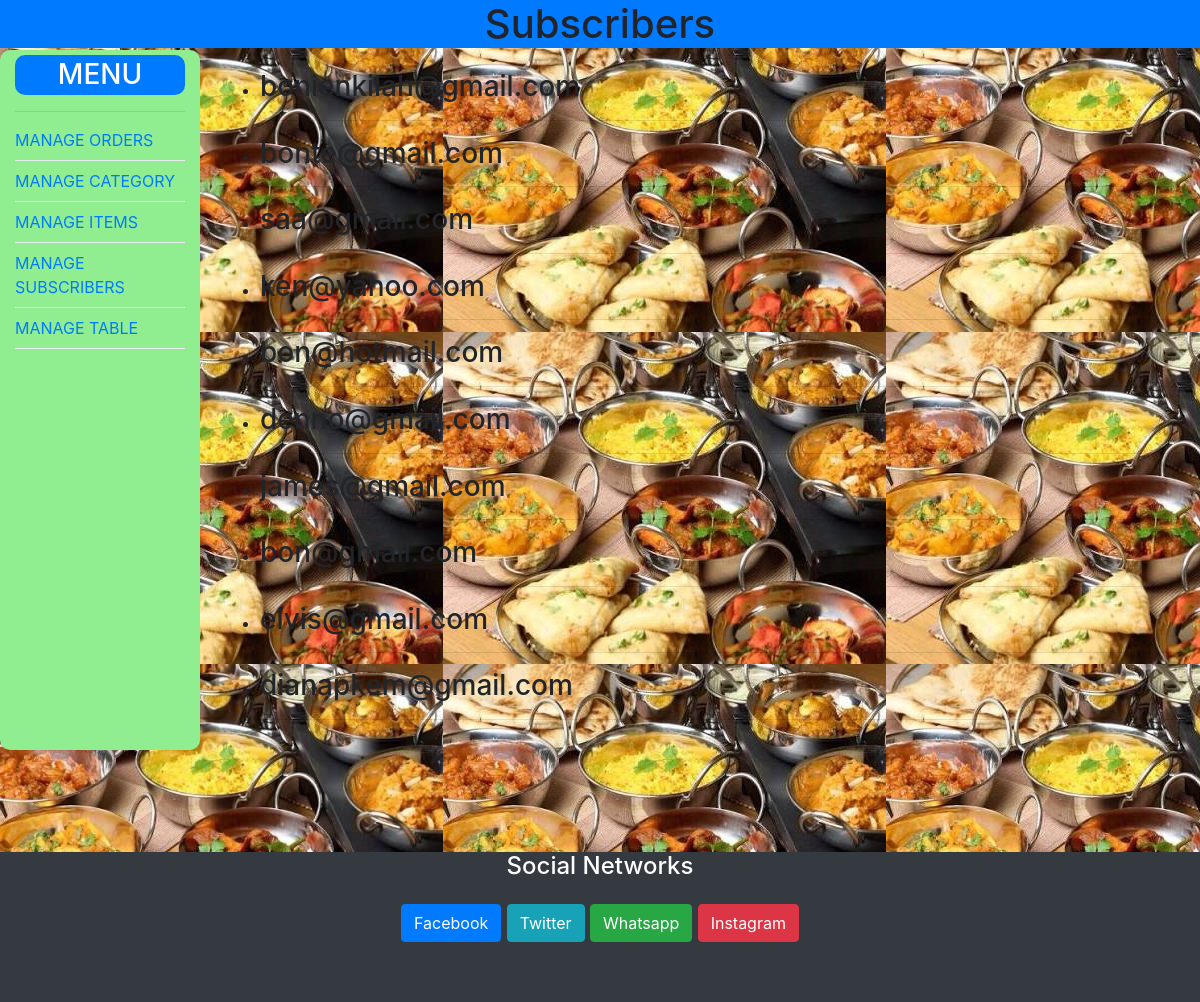
Page /admin/subscribers.php on the earlier database version.
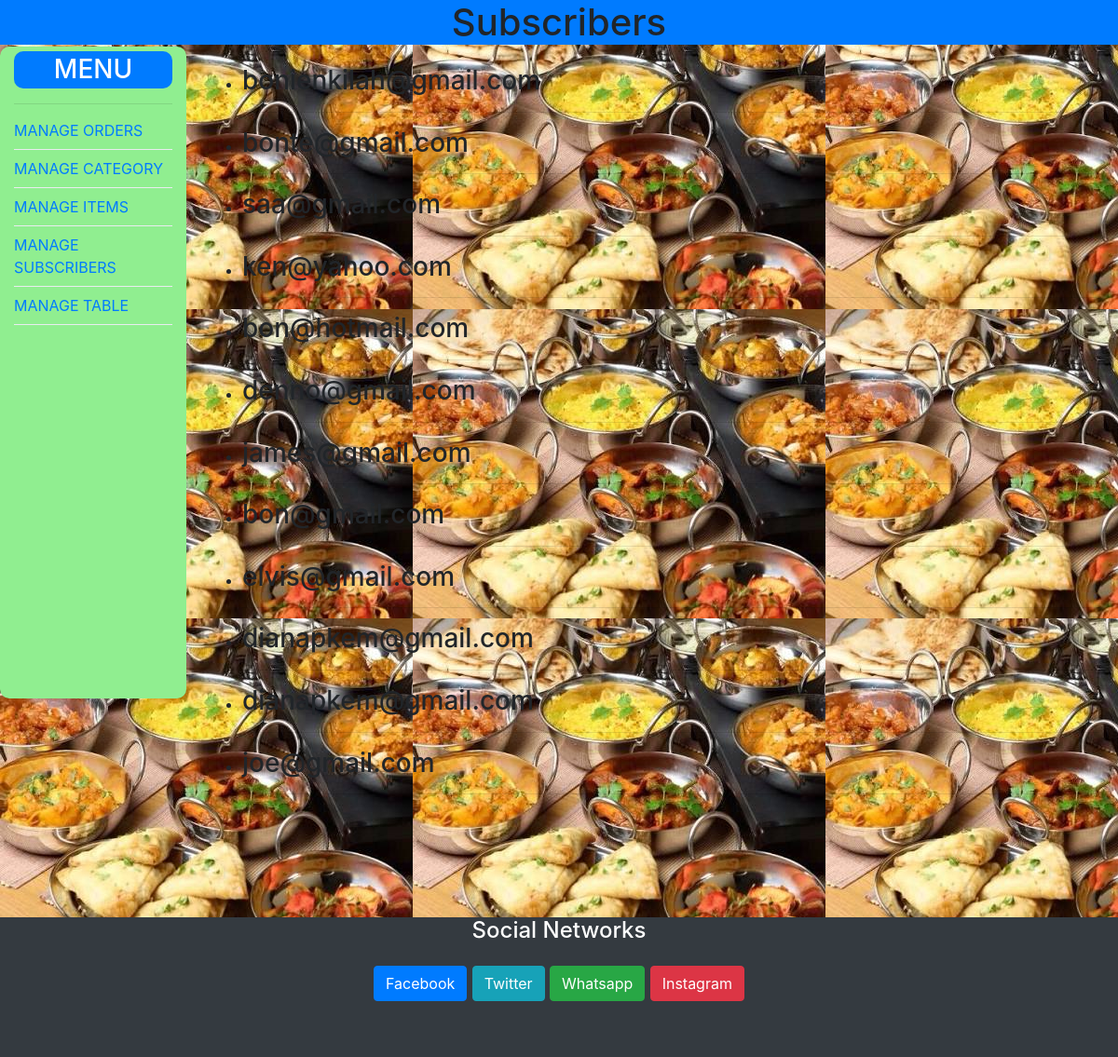
Same page on the later database version.
### tables this page shows
CREATE TABLE `subscribers` (
  `subscriber_id` int(100) NOT NULL,
  `subscriber_name` varchar(100) NOT NULL
);

### admin/subscribers.php (the view)
<?php
require('connect.php');
$sql = $conn->query("SELECT * FROM subscribers");
 ?>
<!DOCTYPE html>
<html>
<?php include 'incl/header.php'; ?>
<body>
	<h1 style="text-align: center;" class="bg-primary fixed-top">Subscribers</h1>
	<div class="container-fluid">
		<div class="row" style="margin-top: 50px;">
			<?php include 'incl/sidebar.php'; ?>
			<div class="col-md-10" style="padding: 20px;">
					<?php while($sql_res = mysqli_fetch_assoc($sql)): ?>
					<ul>
						<li><h3><?=$sql_res['subscriber_name'] ?></h3></li><hr>
					</ul>
				    <?php endwhile; ?>
			</div>
		</div>
	</div>
  <?php include 'incl/footer.php'; ?>

Differences in the rows shown:
added subscribers: subscriber_name "dianapkem@gmail.com"
added subscribers: subscriber_name "joe@gmail.com"
